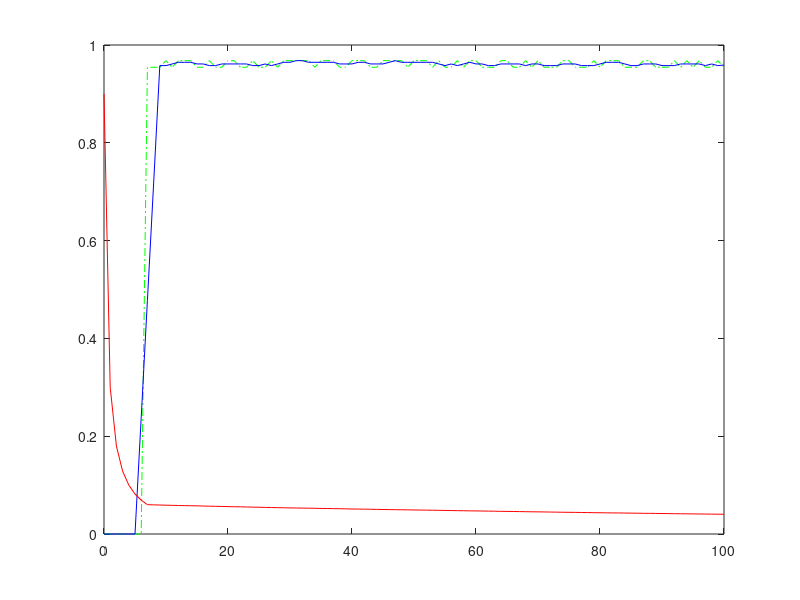

Reproduce this figure in MATLAB. (Note: this script raises an error after producing the figure.)
clear all, clc

M = csvread("resultados.csv",0,0);
E = csvread("Epsilon.csv",0,0);
X = M(:,1); % Poblacion
Y1 = M(:,3); % Ticks
Y2 = E(:,1); % Epsilon

window = 4;
mediaVictorias = movmean(Y1,window);
figure,
plot(X,Y1,'-.g',X,mediaVictorias,'-b',X,Y2,'-r')
title(strcat('Resultados de Entrenamiento - k=',num2str(k)))
legend('Puntuación',strcat('Puntuación Media con Ventana-',num2str(window)),'Epsilon','best')
xlabel('Partidas')
ylabel('Epsilon')

